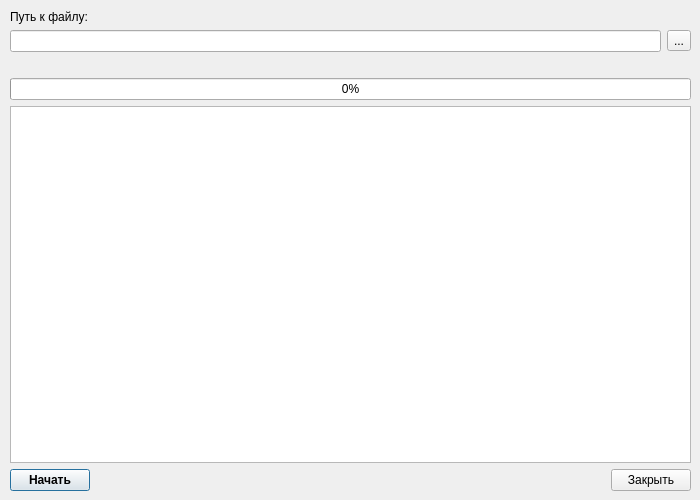
<?xml version="1.0" encoding="UTF-8"?>
<ui version="4.0">
 <class>Dialog</class>
 <widget class="QDialog" name="Dialog">
  <property name="windowModality">
   <enum>Qt::NonModal</enum>
  </property>
  <property name="enabled">
   <bool>true</bool>
  </property>
  <property name="geometry">
   <rect>
    <x>0</x>
    <y>0</y>
    <width>700</width>
    <height>500</height>
   </rect>
  </property>
  <property name="sizePolicy">
   <sizepolicy hsizetype="Fixed" vsizetype="Fixed">
    <horstretch>0</horstretch>
    <verstretch>0</verstretch>
   </sizepolicy>
  </property>
  <property name="minimumSize">
   <size>
    <width>700</width>
    <height>500</height>
   </size>
  </property>
  <property name="maximumSize">
   <size>
    <width>700</width>
    <height>500</height>
   </size>
  </property>
  <property name="windowTitle">
   <string>Импорт врачей</string>
  </property>
  <property name="layoutDirection">
   <enum>Qt::LeftToRight</enum>
  </property>
  <property name="sizeGripEnabled">
   <bool>false</bool>
  </property>
  <widget class="QWidget" name="verticalLayoutWidget">
   <property name="geometry">
    <rect>
     <x>10</x>
     <y>10</y>
     <width>681</width>
     <height>481</height>
    </rect>
   </property>
   <layout class="QVBoxLayout" name="verticalLayout">
    <property name="sizeConstraint">
     <enum>QLayout::SetDefaultConstraint</enum>
    </property>
    <property name="leftMargin">
     <number>0</number>
    </property>
    <item>
     <widget class="QLabel" name="lblPath">
      <property name="text">
       <string>Путь к файлу:</string>
      </property>
     </widget>
    </item>
    <item>
     <layout class="QHBoxLayout" name="horizontalLayout">
      <property name="sizeConstraint">
       <enum>QLayout::SetDefaultConstraint</enum>
      </property>
      <item>
       <widget class="QLineEdit" name="edtFilePath"/>
      </item>
      <item>
       <widget class="QToolButton" name="btnOpenFile">
        <property name="text">
         <string>...</string>
        </property>
       </widget>
      </item>
     </layout>
    </item>
    <item>
     <layout class="QHBoxLayout" name="horizontalLayout_2">
      <item>
       <spacer name="horizontalSpacer">
        <property name="orientation">
         <enum>Qt::Horizontal</enum>
        </property>
        <property name="sizeHint" stdset="0">
         <size>
          <width>40</width>
          <height>20</height>
         </size>
        </property>
       </spacer>
      </item>
     </layout>
    </item>
    <item>
     <widget class="QProgressBar" name="pbProcess">
      <property name="value">
       <number>0</number>
      </property>
      <property name="textVisible">
       <bool>true</bool>
      </property>
      <property name="orientation">
       <enum>Qt::Horizontal</enum>
      </property>
     </widget>
    </item>
    <item>
     <widget class="QTextBrowser" name="edtLog"/>
    </item>
    <item>
     <layout class="QHBoxLayout" name="horizontalLayout_3">
      <item>
       <widget class="QPushButton" name="btnStart">
        <property name="font">
         <font>
          <weight>75</weight>
          <bold>true</bold>
         </font>
        </property>
        <property name="text">
         <string>Начать</string>
        </property>
       </widget>
      </item>
      <item>
       <spacer name="horizontalSpacer_2">
        <property name="orientation">
         <enum>Qt::Horizontal</enum>
        </property>
        <property name="sizeHint" stdset="0">
         <size>
          <width>40</width>
          <height>20</height>
         </size>
        </property>
       </spacer>
      </item>
      <item>
       <widget class="QPushButton" name="btnClose">
        <property name="text">
         <string>Закрыть</string>
        </property>
       </widget>
      </item>
     </layout>
    </item>
   </layout>
  </widget>
 </widget>
 <resources/>
 <connections/>
</ui>
